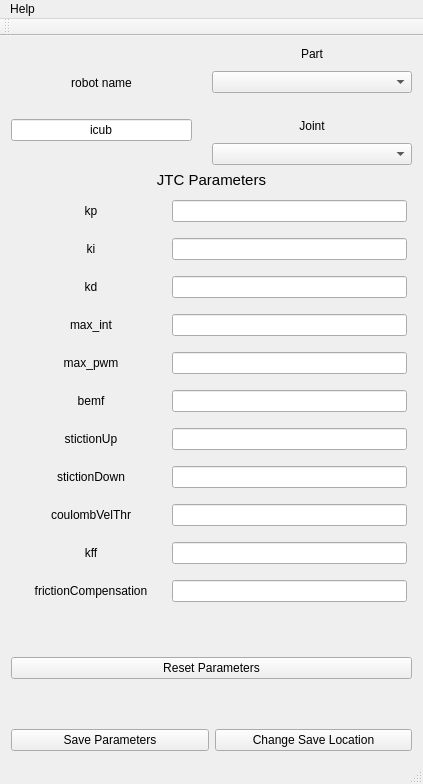
<?xml version="1.0" encoding="UTF-8"?>
<ui version="4.0">
 <class>MainWindow</class>
 <widget class="QMainWindow" name="MainWindow">
  <property name="geometry">
   <rect>
    <x>0</x>
    <y>0</y>
    <width>423</width>
    <height>784</height>
   </rect>
  </property>
  <property name="windowTitle">
   <string>MainWindow</string>
  </property>
  <widget class="QWidget" name="centralWidget">
   <layout class="QVBoxLayout" name="verticalLayout_2">
    <item>
     <layout class="QVBoxLayout" name="verticalLayout">
      <item>
       <layout class="QHBoxLayout" name="horizontalLayout_2" stretch="0,0">
        <property name="spacing">
         <number>20</number>
        </property>
        <property name="sizeConstraint">
         <enum>QLayout::SetMinimumSize</enum>
        </property>
        <property name="bottomMargin">
         <number>0</number>
        </property>
        <item>
         <layout class="QVBoxLayout" name="verticalLayout_4">
          <item>
           <widget class="QLabel" name="label">
            <property name="maximumSize">
             <size>
              <width>16777215</width>
              <height>20</height>
             </size>
            </property>
            <property name="text">
             <string>robot name</string>
            </property>
            <property name="alignment">
             <set>Qt::AlignBottom|Qt::AlignHCenter</set>
            </property>
           </widget>
          </item>
          <item>
           <widget class="QLineEdit" name="robotName_input">
            <property name="text">
             <string>icub</string>
            </property>
            <property name="alignment">
             <set>Qt::AlignCenter</set>
            </property>
           </widget>
          </item>
         </layout>
        </item>
        <item>
         <layout class="QVBoxLayout" name="verticalLayout_5">
          <property name="spacing">
           <number>10</number>
          </property>
          <property name="sizeConstraint">
           <enum>QLayout::SetMinimumSize</enum>
          </property>
          <property name="leftMargin">
           <number>0</number>
          </property>
          <item>
           <widget class="QLabel" name="label_5">
            <property name="text">
             <string>Part</string>
            </property>
            <property name="alignment">
             <set>Qt::AlignCenter</set>
            </property>
           </widget>
          </item>
          <item>
           <widget class="QComboBox" name="part_combo_box">
            <property name="minimumSize">
             <size>
              <width>200</width>
              <height>0</height>
             </size>
            </property>
           </widget>
          </item>
          <item>
           <widget class="QLabel" name="label_6">
            <property name="minimumSize">
             <size>
              <width>0</width>
              <height>30</height>
             </size>
            </property>
            <property name="text">
             <string>Joint</string>
            </property>
            <property name="alignment">
             <set>Qt::AlignBottom|Qt::AlignHCenter</set>
            </property>
            <property name="margin">
             <number>0</number>
            </property>
           </widget>
          </item>
          <item>
           <widget class="QComboBox" name="joint_combo_box"/>
          </item>
         </layout>
        </item>
       </layout>
      </item>
      <item>
       <widget class="QLabel" name="label_15">
        <property name="font">
         <font>
          <pointsize>11</pointsize>
         </font>
        </property>
        <property name="text">
         <string>JTC Parameters</string>
        </property>
        <property name="alignment">
         <set>Qt::AlignCenter</set>
        </property>
        <property name="margin">
         <number>5</number>
        </property>
       </widget>
      </item>
      <item>
       <layout class="QHBoxLayout" name="horizontalLayout_3">
        <property name="sizeConstraint">
         <enum>QLayout::SetMinimumSize</enum>
        </property>
        <property name="leftMargin">
         <number>5</number>
        </property>
        <property name="topMargin">
         <number>5</number>
        </property>
        <property name="rightMargin">
         <number>5</number>
        </property>
        <property name="bottomMargin">
         <number>5</number>
        </property>
        <item>
         <widget class="QLabel" name="kp_label">
          <property name="minimumSize">
           <size>
            <width>150</width>
            <height>0</height>
           </size>
          </property>
          <property name="text">
           <string>kp</string>
          </property>
          <property name="alignment">
           <set>Qt::AlignCenter</set>
          </property>
         </widget>
        </item>
        <item>
         <widget class="QLineEdit" name="kp_input">
          <property name="maximumSize">
           <size>
            <width>16777215</width>
            <height>16777215</height>
           </size>
          </property>
         </widget>
        </item>
       </layout>
      </item>
      <item>
       <layout class="QHBoxLayout" name="horizontalLayout_4">
        <property name="leftMargin">
         <number>5</number>
        </property>
        <property name="topMargin">
         <number>5</number>
        </property>
        <property name="rightMargin">
         <number>5</number>
        </property>
        <property name="bottomMargin">
         <number>5</number>
        </property>
        <item>
         <widget class="QLabel" name="ki_label">
          <property name="sizePolicy">
           <sizepolicy hsizetype="Preferred" vsizetype="Preferred">
            <horstretch>0</horstretch>
            <verstretch>0</verstretch>
           </sizepolicy>
          </property>
          <property name="minimumSize">
           <size>
            <width>150</width>
            <height>0</height>
           </size>
          </property>
          <property name="text">
           <string>ki</string>
          </property>
          <property name="alignment">
           <set>Qt::AlignCenter</set>
          </property>
         </widget>
        </item>
        <item>
         <widget class="QLineEdit" name="ki_input"/>
        </item>
       </layout>
      </item>
      <item>
       <layout class="QHBoxLayout" name="horizontalLayout_5">
        <property name="leftMargin">
         <number>5</number>
        </property>
        <property name="topMargin">
         <number>5</number>
        </property>
        <property name="rightMargin">
         <number>5</number>
        </property>
        <property name="bottomMargin">
         <number>5</number>
        </property>
        <item>
         <widget class="QLabel" name="kd_label">
          <property name="sizePolicy">
           <sizepolicy hsizetype="Preferred" vsizetype="Preferred">
            <horstretch>0</horstretch>
            <verstretch>0</verstretch>
           </sizepolicy>
          </property>
          <property name="minimumSize">
           <size>
            <width>150</width>
            <height>0</height>
           </size>
          </property>
          <property name="text">
           <string>kd</string>
          </property>
          <property name="alignment">
           <set>Qt::AlignCenter</set>
          </property>
         </widget>
        </item>
        <item>
         <widget class="QLineEdit" name="kd_input"/>
        </item>
       </layout>
      </item>
      <item>
       <layout class="QHBoxLayout" name="horizontalLayout_6">
        <property name="leftMargin">
         <number>5</number>
        </property>
        <property name="topMargin">
         <number>5</number>
        </property>
        <property name="rightMargin">
         <number>5</number>
        </property>
        <property name="bottomMargin">
         <number>5</number>
        </property>
        <item>
         <widget class="QLabel" name="max_int_label">
          <property name="sizePolicy">
           <sizepolicy hsizetype="Preferred" vsizetype="Preferred">
            <horstretch>0</horstretch>
            <verstretch>0</verstretch>
           </sizepolicy>
          </property>
          <property name="minimumSize">
           <size>
            <width>150</width>
            <height>0</height>
           </size>
          </property>
          <property name="text">
           <string>max_int</string>
          </property>
          <property name="alignment">
           <set>Qt::AlignCenter</set>
          </property>
         </widget>
        </item>
        <item>
         <widget class="QLineEdit" name="max_int_input"/>
        </item>
       </layout>
      </item>
      <item>
       <layout class="QHBoxLayout" name="horizontalLayout_7">
        <property name="leftMargin">
         <number>5</number>
        </property>
        <property name="topMargin">
         <number>5</number>
        </property>
        <property name="rightMargin">
         <number>5</number>
        </property>
        <property name="bottomMargin">
         <number>5</number>
        </property>
        <item>
         <widget class="QLabel" name="max_pwm_label">
          <property name="sizePolicy">
           <sizepolicy hsizetype="Preferred" vsizetype="Preferred">
            <horstretch>0</horstretch>
            <verstretch>0</verstretch>
           </sizepolicy>
          </property>
          <property name="minimumSize">
           <size>
            <width>150</width>
            <height>0</height>
           </size>
          </property>
          <property name="text">
           <string>max_pwm</string>
          </property>
          <property name="alignment">
           <set>Qt::AlignCenter</set>
          </property>
         </widget>
        </item>
        <item>
         <widget class="QLineEdit" name="max_pwm_input"/>
        </item>
       </layout>
      </item>
      <item>
       <layout class="QHBoxLayout" name="horizontalLayout_8">
        <property name="leftMargin">
         <number>5</number>
        </property>
        <property name="topMargin">
         <number>5</number>
        </property>
        <property name="rightMargin">
         <number>5</number>
        </property>
        <property name="bottomMargin">
         <number>5</number>
        </property>
        <item>
         <widget class="QLabel" name="kv_label">
          <property name="sizePolicy">
           <sizepolicy hsizetype="Preferred" vsizetype="Preferred">
            <horstretch>0</horstretch>
            <verstretch>0</verstretch>
           </sizepolicy>
          </property>
          <property name="minimumSize">
           <size>
            <width>150</width>
            <height>0</height>
           </size>
          </property>
          <property name="text">
           <string>bemf</string>
          </property>
          <property name="alignment">
           <set>Qt::AlignCenter</set>
          </property>
         </widget>
        </item>
        <item>
         <widget class="QLineEdit" name="kv_input"/>
        </item>
       </layout>
      </item>
      <item>
       <layout class="QHBoxLayout" name="horizontalLayout_9">
        <property name="leftMargin">
         <number>5</number>
        </property>
        <property name="topMargin">
         <number>5</number>
        </property>
        <property name="rightMargin">
         <number>5</number>
        </property>
        <property name="bottomMargin">
         <number>5</number>
        </property>
        <item>
         <widget class="QLabel" name="kcp_label">
          <property name="sizePolicy">
           <sizepolicy hsizetype="Preferred" vsizetype="Preferred">
            <horstretch>0</horstretch>
            <verstretch>0</verstretch>
           </sizepolicy>
          </property>
          <property name="minimumSize">
           <size>
            <width>150</width>
            <height>0</height>
           </size>
          </property>
          <property name="text">
           <string>stictionUp</string>
          </property>
          <property name="alignment">
           <set>Qt::AlignCenter</set>
          </property>
         </widget>
        </item>
        <item>
         <widget class="QLineEdit" name="kcp_input"/>
        </item>
       </layout>
      </item>
      <item>
       <layout class="QHBoxLayout" name="horizontalLayout_10">
        <property name="leftMargin">
         <number>5</number>
        </property>
        <property name="topMargin">
         <number>5</number>
        </property>
        <property name="rightMargin">
         <number>5</number>
        </property>
        <property name="bottomMargin">
         <number>5</number>
        </property>
        <item>
         <widget class="QLabel" name="kcn_label">
          <property name="sizePolicy">
           <sizepolicy hsizetype="Preferred" vsizetype="Preferred">
            <horstretch>0</horstretch>
            <verstretch>0</verstretch>
           </sizepolicy>
          </property>
          <property name="minimumSize">
           <size>
            <width>150</width>
            <height>0</height>
           </size>
          </property>
          <property name="text">
           <string>stictionDown</string>
          </property>
          <property name="alignment">
           <set>Qt::AlignCenter</set>
          </property>
         </widget>
        </item>
        <item>
         <widget class="QLineEdit" name="kcn_input"/>
        </item>
       </layout>
      </item>
      <item>
       <layout class="QHBoxLayout" name="horizontalLayout_11">
        <property name="leftMargin">
         <number>5</number>
        </property>
        <property name="topMargin">
         <number>5</number>
        </property>
        <property name="rightMargin">
         <number>5</number>
        </property>
        <property name="bottomMargin">
         <number>5</number>
        </property>
        <item>
         <widget class="QLabel" name="coulombVelThr_label">
          <property name="sizePolicy">
           <sizepolicy hsizetype="Preferred" vsizetype="Preferred">
            <horstretch>0</horstretch>
            <verstretch>0</verstretch>
           </sizepolicy>
          </property>
          <property name="minimumSize">
           <size>
            <width>150</width>
            <height>0</height>
           </size>
          </property>
          <property name="text">
           <string>coulombVelThr</string>
          </property>
          <property name="alignment">
           <set>Qt::AlignCenter</set>
          </property>
         </widget>
        </item>
        <item>
         <widget class="QLineEdit" name="coulombVelThr_input"/>
        </item>
       </layout>
      </item>
      <item>
       <layout class="QHBoxLayout" name="horizontalLayout_12">
        <property name="leftMargin">
         <number>5</number>
        </property>
        <property name="topMargin">
         <number>5</number>
        </property>
        <property name="rightMargin">
         <number>5</number>
        </property>
        <property name="bottomMargin">
         <number>5</number>
        </property>
        <item>
         <widget class="QLabel" name="kff_label">
          <property name="sizePolicy">
           <sizepolicy hsizetype="Preferred" vsizetype="Preferred">
            <horstretch>0</horstretch>
            <verstretch>0</verstretch>
           </sizepolicy>
          </property>
          <property name="minimumSize">
           <size>
            <width>150</width>
            <height>0</height>
           </size>
          </property>
          <property name="text">
           <string>kff</string>
          </property>
          <property name="alignment">
           <set>Qt::AlignCenter</set>
          </property>
         </widget>
        </item>
        <item>
         <widget class="QLineEdit" name="kff_input"/>
        </item>
       </layout>
      </item>
      <item>
       <layout class="QHBoxLayout" name="horizontalLayout_13">
        <property name="leftMargin">
         <number>5</number>
        </property>
        <property name="topMargin">
         <number>5</number>
        </property>
        <property name="rightMargin">
         <number>5</number>
        </property>
        <property name="bottomMargin">
         <number>5</number>
        </property>
        <item>
         <widget class="QLabel" name="frictionCompensation_label">
          <property name="sizePolicy">
           <sizepolicy hsizetype="Preferred" vsizetype="Preferred">
            <horstretch>0</horstretch>
            <verstretch>0</verstretch>
           </sizepolicy>
          </property>
          <property name="minimumSize">
           <size>
            <width>150</width>
            <height>0</height>
           </size>
          </property>
          <property name="text">
           <string>frictionCompensation</string>
          </property>
          <property name="alignment">
           <set>Qt::AlignCenter</set>
          </property>
         </widget>
        </item>
        <item>
         <widget class="QLineEdit" name="frictionCompensation_input"/>
        </item>
       </layout>
      </item>
      <item>
       <spacer name="verticalSpacer_2">
        <property name="orientation">
         <enum>Qt::Vertical</enum>
        </property>
        <property name="sizeHint" stdset="0">
         <size>
          <width>20</width>
          <height>40</height>
         </size>
        </property>
       </spacer>
      </item>
      <item>
       <widget class="QPushButton" name="pushButton">
        <property name="text">
         <string>Reset Parameters</string>
        </property>
       </widget>
      </item>
      <item>
       <spacer name="verticalSpacer">
        <property name="orientation">
         <enum>Qt::Vertical</enum>
        </property>
        <property name="sizeHint" stdset="0">
         <size>
          <width>20</width>
          <height>40</height>
         </size>
        </property>
       </spacer>
      </item>
      <item>
       <layout class="QHBoxLayout" name="horizontalLayout_14">
        <property name="topMargin">
         <number>0</number>
        </property>
        <item>
         <widget class="QPushButton" name="saveButton">
          <property name="text">
           <string>Save Parameters</string>
          </property>
         </widget>
        </item>
        <item>
         <widget class="QPushButton" name="saveLocationButton">
          <property name="text">
           <string>Change Save Location</string>
          </property>
         </widget>
        </item>
       </layout>
      </item>
     </layout>
    </item>
   </layout>
  </widget>
  <widget class="QMenuBar" name="menuBar">
   <property name="geometry">
    <rect>
     <x>0</x>
     <y>0</y>
     <width>423</width>
     <height>19</height>
    </rect>
   </property>
   <widget class="QMenu" name="menuHelp">
    <property name="title">
     <string>Help</string>
    </property>
    <addaction name="actionDocumentation"/>
   </widget>
   <addaction name="menuHelp"/>
  </widget>
  <widget class="QToolBar" name="mainToolBar">
   <attribute name="toolBarArea">
    <enum>TopToolBarArea</enum>
   </attribute>
   <attribute name="toolBarBreak">
    <bool>false</bool>
   </attribute>
  </widget>
  <widget class="QStatusBar" name="statusBar"/>
  <action name="actionDocumentation">
   <property name="text">
    <string>Documentation</string>
   </property>
  </action>
 </widget>
 <layoutdefault spacing="6" margin="11"/>
 <resources/>
 <connections/>
</ui>
